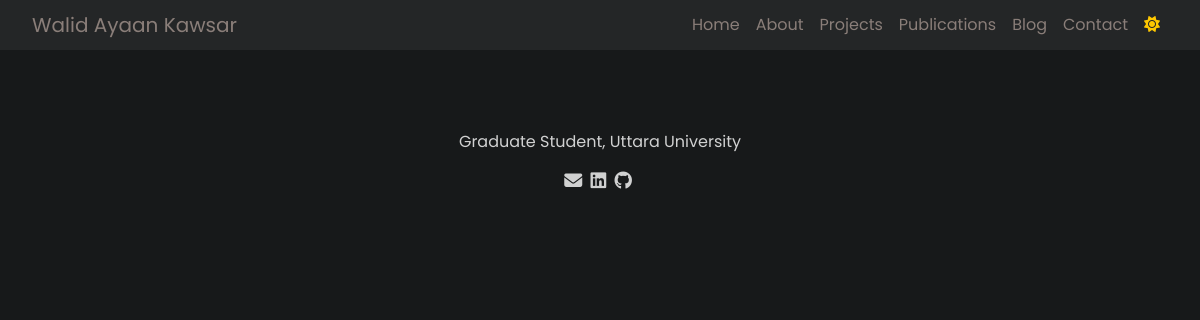
The app's page /, older data.
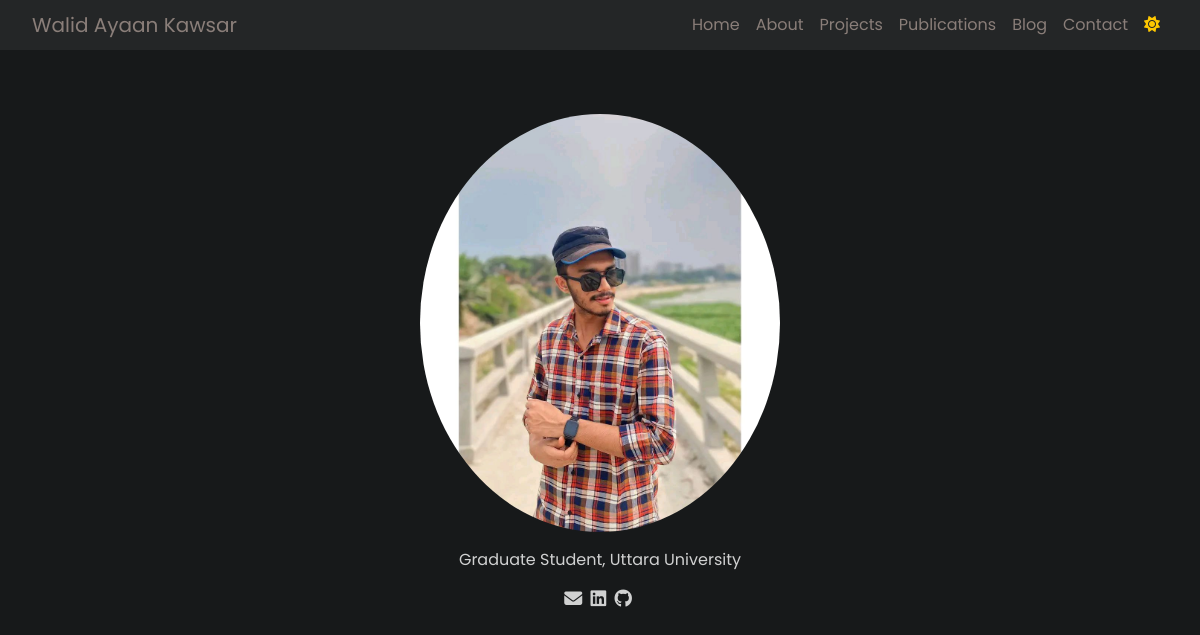
The same page, newer data.
### main/models.py (models this page shows)
class Profile(models.Model):
    picture = models.ImageField(upload_to='profile/', blank=True, null=True)
    graduate = models.CharField(max_length=100, blank=True, null=True)
    cv = models.FileField(upload_to='cv/', blank=True, null=True)
    description = models.TextField(blank=True, null=True)
    work = models.CharField(max_length=100, blank=True, null=True)
    work_experience = models.TextField(blank=True, null=True)
    work_date = models.DateField(blank=True, null=True)
    education = models.CharField(max_length=100, blank=True, null=True)
    education_description = models.TextField(blank=True, null=True)
    education_date = models.DateField(blank=True, null=True)

### main/views.py (the view)
# urls.py: 2. Add a URL to urlpatterns:  path('', views.home, name='home')
def home(request):
    profile = Profile.objects.first()
    return render(request, 'index.html', {'pic': profile})

### templates/index.html (shortened to what this page needs)
<!doctype html>
<html lang="en">
<head>
    <link href="https://cdn.jsdelivr.net/npm/bootstrap@5.3.2/dist/css/bootstrap.min.css" rel="stylesheet"
>
    <link rel="stylesheet" href="https://cdnjs.cloudflare.com/ajax/libs/font-awesome/6.4.2/css/all.min.css"
 />
    <link rel="stylesheet" href="static/css/all.css">
    <link rel="stylesheet" href="static/css/index.css">
</head>
<body id="body" class="dark-mode">
    <nav class="navbar navbar-expand-lg">
        <div class="">
            <a class="navbar-brand" href="index.html">Walid Ayaan Kawsar</a>
        </div>
        <div class="collapse navbar-collapse" id="navbarNav">
            <ul class="navbar-nav ms-auto">
                <li class="nav-item">
                    <a class="nav-link" href="{% url 'main' %}">Home</a>
                </li>
                <li class="nav-item">
                    <a class="nav-link" href="{% url 'about' %}">About</a>
                </li>
                <li class="nav-item">
                    <a class="nav-link" href="{% url 'project' %}">Projects</a>
                </li>
                <li class="nav-item">
                    <a class="nav-link" href="pages/publications.html">Publications</a>
                </li>
                <li class="nav-item">
                    <a class="nav-link" href="{% url 'blog' %}">Blog</a>
                </li>
                <li class="nav-item">
                    <a class="nav-link" href="pages/contact.html">Contact</a>
                </li>
                    <button class="nav-link" id="toggle-mode"><i class="fa-solid fa-sun"
                            style="color: #ffc800;"></i></button>
            </ul>
        </div>
    </nav>
    <div class="centerParent">
        <img src="{{ pic.picture.url }}" alt="" id="dp-img">
    </div>
    <p id="profession-title">Graduate Student, Uttara University</p>
    <footer>
        <a href="mailto: abc@example.com"><i class="fa-solid fa-envelope"></i></a>
        <a href=""><i class="fa-brands fa-linkedin"></i></a>
        <a href=""><i class="fa-brands fa-github"></i></a>
    </footer>
</body>
</html>

### static/css/all.css (style rules this page uses)
:root { --fontColor: rgba(255,255,255,0.8); --BGcolor: #17191a; --navBG: #242627; }
body.dark-mode { --fontColor: rgba(255,255,255,0.8); --BGcolor: #17191a; background-color: #17191a !important; color: rgba(255,255,255,0.8) !important; font-family: 'Poppins', sans-serif !important; }
nav { background-color: var(--BGcolor) !important; color: var(--fontColor) !important; padding: 0.3rem 2rem !important; }
.navbar { background-color: var(--navBG) !important; }
.navbar-brand, .nav-link { color: #8a7e79 !important; }
.nav-link { position: relative; text-decoration: none; }
.nav-link::before { content: ''; position: absolute; bottom: 0; left: 0; width: 0; height: 2px; background-color: #0088ff; transition: width 0.3s ease; }
footer { width: 100%; text-align: center; }
footer > a > i { color: var(--fontColor); font-size: large; margin-right: 4px; }

### static/css/index.css (style rules this page uses)
:root { --fontColor: #6c757d; }
body { color: var(--fontColor); font-family: 'Poppins', sans-serif !important; }
.centerParent { margin-top: 4rem; display: flex; justify-content: center; align-items: center; flex-direction: column; height: auto; }
#dp-img { border-radius: 50%; width: 30%; margin-bottom: 1rem; }
#profession-title { text-align: center; margin-top: 0; color: var(--fontColor); }

Row changes from the older to the newer data that the page shows:
added Profile: picture (picture)
